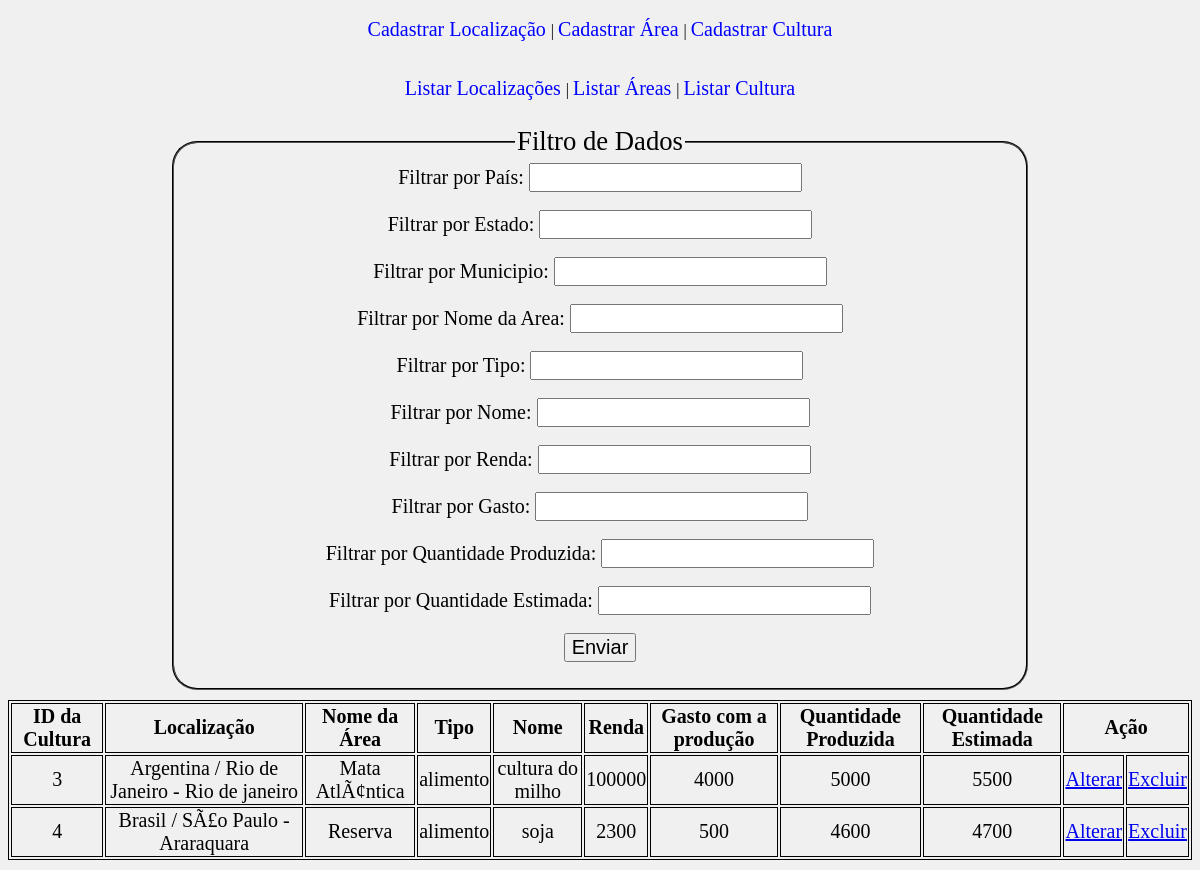
The page /listar_cultura.php on the database its author committed.
### tables this page shows
CREATE TABLE IF NOT EXISTS `cultura` (
  `ID_cultura` int(11) NOT NULL AUTO_INCREMENT,
  `cod_area` int(100) NOT NULL,
  `tipo` varchar(100) NOT NULL,
  `nome_cul` varchar(100) NOT NULL,
  `renda` float NOT NULL,
  `gasto` float NOT NULL,
  `q_produzida` float NOT NULL,
  `q_esperada` float NOT NULL,
  PRIMARY KEY (`ID_cultura`),
  KEY `cod_area` (`cod_area`)
);

CREATE TABLE IF NOT EXISTS `localizacao` (
  `ID_localizacao` int(100) NOT NULL AUTO_INCREMENT,
  `pais` varchar(50) NOT NULL,
  `estado` varchar(50) NOT NULL,
  `municipio` varchar(50) NOT NULL,
  PRIMARY KEY (`ID_localizacao`)
);

CREATE TABLE IF NOT EXISTS `area` (
  `ID_area` int(11) NOT NULL AUTO_INCREMENT,
  `cod_localizacao` int(100) NOT NULL,
  `nome` varchar(100) NOT NULL,
  `uni_medida` varchar(10) NOT NULL,
  `tamanho` int(100) NOT NULL,
  PRIMARY KEY (`ID_area`),
  KEY `cod_localizacao` (`cod_localizacao`)
);

### listar_cultura.php (the view, shortened to what this page needs)
<?php
	include "conexao.php";
	include "funcao.php";
?>
<html>
	<head>
		<link rel="stylesheet" href="estilos.css"/>
	</head>
	<body class="corpo">
		<fieldset class="fieldset">
			<legend>Filtro de Dados</legend>
			<form action="listar_cultura.php" method="post">
				<label>Filtrar por País: </label>
				<input type="text" name="filtroPais"/>
				<br />
				<br />
				<label>Filtrar por Estado: </label>
				<input type="text" name="filtroEst"/>
				<br />
				<br />
				<label>Filtrar por Municipio: </label>
				<input type="text" name="filtroMun"/>
				<br />
				<br />
				<label>Filtrar por Nome da Area: </label>
				<input type="text" name="filtroNomeArea"/>
				<br />
				<br />
				<label>Filtrar por Tipo: </label>
				<input type="text" name="filtroTipo"/>
				<br />
				<br />
				<label>Filtrar por Nome: </label>
				<input type="text" name="filtroNome"/>
				<br />
				<br />
				<label>Filtrar por Renda: </label>
				<input type="text" name="filtroRenda"/>
				<br />
				<br />
				<label>Filtrar por Gasto: </label>
				<input type="text" name="filtroGasto"/>
				<br />
				<br />
				<label>Filtrar por Quantidade Produzida: </label>
				<input type="text" name="filtroQuanProd"/>
				<br />
				<br />
				<label>Filtrar por Quantidade Estimada: </label>
				<input type="text" name="filtroQuanEst"/>
				<br />
				<br />
				<input type="submit" value="Enviar"/>
			</form>
		</fieldset>
		<table class="table">
			<thead>
				<tr>
					<th>ID da Cultura</th>
					<th>Localização</th>
					<th>Nome da Área</th>
					<th>Tipo</th>
					<th>Nome</th>
					<th>Renda</th>
					<th>Gasto com a produção</th>
					<th>Quantidade Produzida</th>
					<th>Quantidade Estimada</th>
					<th colspan="2">Ação</th>
				</tr>
			</thead>
			<tbody>
				<?php
					$select = "SELECT * FROM cultura
					INNER JOIN area ON area.ID_area = cultura.cod_area
					INNER JOIN localizacao ON localizacao.ID_localizacao = area.cod_localizacao";
					$resultado = mysqli_query($link, $select) or die( mysqli_error($link));
					while( $linha = mysqli_fetch_array($resultado) ){
						echo "<tr>";
							echo "<td>" . $linha['ID_cultura'] . "</td>";
							echo "<td>" . $linha['pais'] . " / " . $linha['estado'] . " - " . $linha['municipio'] . "</td>";
							echo "<td>" . $linha['nome'] . "</td>";
							echo "<td>" . $linha['tipo'] . "</td>";
							echo "<td>" . $linha['nome_cul'] . "</td>";
							echo "<td>" . $linha['renda'] . "</td>";
							echo "<td>" . $linha['gasto'] . "</td>";
							echo "<td>" . $linha['q_produzida'] . "</td>";
							echo "<td>" . $linha['q_esperada'] . "</td>";
							echo "<td> <a href='form_alterar_cultura.php?id=" . $linha['ID_cultura'] . "'> Alterar </a></td>";
							echo "<td> <a href='remove_cultura.php?id=" . $linha['ID_cultura'] . "'> Excluir </a></td>";
						echo "</tr>";
					}
				?>
			</tbody>
		</table>
	</body>
</html>

### estilos.css (style rules this page uses)
.corpo { background-color: rgb(240, 240, 240); }
.fieldset { border-color: black; max-width: 70%; margin: 10px auto; border-radius: 25px; text-align: center; }
label, input, select { font-size: 20px; }
.table { border: 1px solid black; margin: 10px auto; }
table td, table th { border: 1px solid black; font-family: Constantia; text-align: center; font-size: 20px; }
legend { margin: 0 auto; font-size: 20pt; }

### rows shown on the page
cultura: ID_cultura "3", localizacao.pais "Argentina", localizacao.estado "Rio de Janeiro", localizacao.municipio "Rio de janeiro", cod_area.nome "Mata AtlÃ¢ntica", tipo "alimento", nome_cul "cultura do milho", renda "100000", gasto "4000", q_produzida "5000", q_esperada "5500"
cultura: ID_cultura "4", localizacao.pais "Brasil", localizacao.estado "SÃ£o Paulo", localizacao.municipio "Araraquara", cod_area.nome "Reserva", tipo "alimento", nome_cul "soja", renda "2300", gasto "500", q_produzida "4600", q_esperada "4700"
